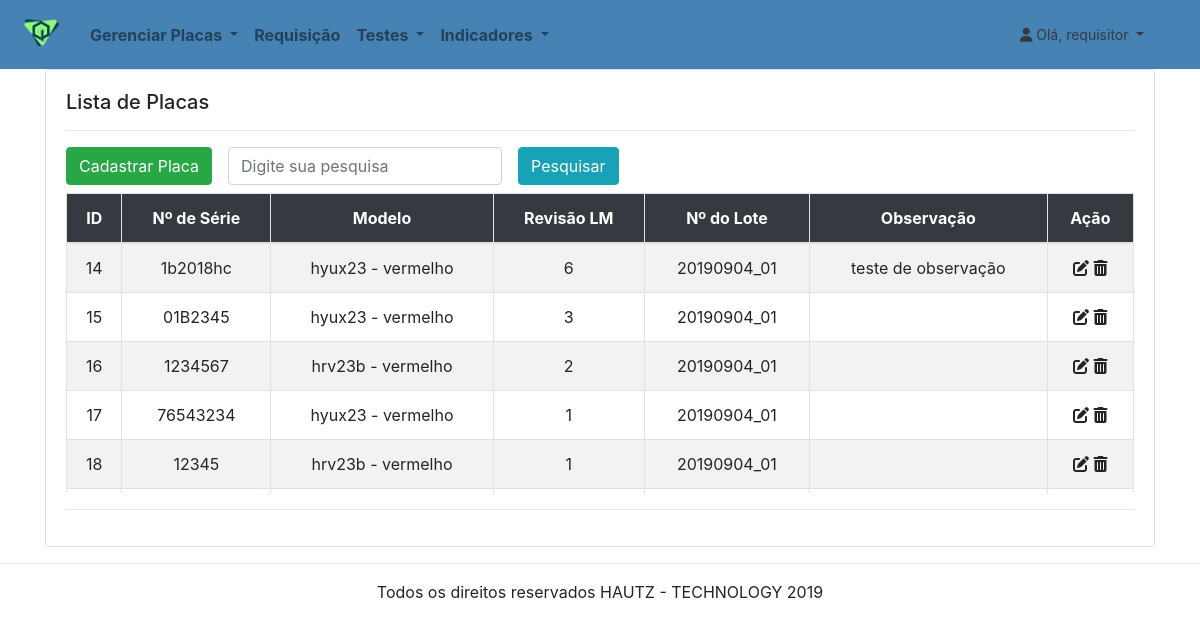
Page /placas/lista-placa/ (signed in) on the committed database.
### contas/models/usuario.py (models this page shows, shortened)
class Usuario(AbstractBaseUser):
    username = models.CharField(
        "Nome de Usuário",
        max_length=120,
        unique=True
    )
    data_expiracao = models.DateField(
        "Data Expiração",
        null=True
    )
    tipo = models.CharField(
        "Tipo de Usuário",
        max_length=1,
        choices = TIPOS
    )
    objects = UsuarioManager()
    USERNAME_FIELD =  'username'
    REQUIRED_FIELDS = []
    def __str__(self):
        return self.username
    class Meta:
        db_table = 'USUARIO'

### placas/models/cadastro_placas.py (models this page shows, shortened)
class Cadastro_placas(models.Model):
    Numero_serie = models.CharField(
        'Número de série',
        max_length=120
    )
    Modelo = models.ForeignKey(
        'placas.modelo_placas',
        related_name='modelo_placas_modelo',
        on_delete = models.PROTECT,
        null = True,
        limit_choices_to= {'Ativo': True} #Limita somente a modelos ativos
    )
    Revisao_lm = models.IntegerField(
        'Revisao LM'
    )
    Lote_numero = models.ForeignKey(
        'placas.cadastro_lote',
        related_name='numero_lote',
        on_delete = models.PROTECT,
        limit_choices_to= {'Ativo': True} #Limita somente a modelos ativos
    )
    Observacao = models.TextField(
        'Observação',
        blank=True
    )
    class Meta:
        db_table = 'CADASTRO_PLACAS'
        constraints = [
            models.UniqueConstraint(fields=['Numero_serie'], name="Constraint_placas")
        ]

### placas/models/modelo_placas.py (models this page shows)
class Modelo_placas(models.Model):
    Modelo = models.CharField(
        'modelo',
        max_length=120
    )
    Descricao = models.CharField(
        'Descrição',
        max_length=200
    )
    Ativo = models.BooleanField(
        'Modelo Ativo',
        default=True
    )
    def __str__(self):
        return '{} - {}'.format(self.Modelo, self.Descricao)
    class Meta:
        db_table = 'MODELO_PLACAS'
        constraints = [
            models.UniqueConstraint(fields=['Modelo', 'Descricao'], name="Constraint_modelo")
        ]

### placas/models/cadastro_lote.py (models this page shows)
class Cadastro_lote(models.Model):
    Lote_numero = models.CharField(
        'Numero do lote',
        max_length=50
    )
    Qtd_placa = models.IntegerField(
        'Quantidade de placa',
        default=1
    )
    Ativo = models.BooleanField(
        'Lote Ativo',
        default=True
    )
    def __str__(self):
        return self.Lote_numero
    class Meta:
        db_table = 'CADASTRO_LOTE'
        constraints = [
            models.UniqueConstraint(fields=['Lote_numero'], name="Constraint_lote")
        ]

### placas/views.py (the view)
# urls.py: path('lista-placa/', views.lista_placa, name="lista-placa"),
@login_required
def lista_placa(request, id=None):
    pesquisa = request.GET.get("pesquisa", None)
    if pesquisa:
        list_placa = Cadastro_placas.objects.all()
        list_placa = list_placa.filter(Numero_serie__icontains=pesquisa) #Icontains é como se fosse um like%% do SQL
    else:
        list_placa = Cadastro_placas.objects.all()
    context = {
        'list_placa': list_placa
    }
    return render(request, "placas/lista-placa.html", context)

### indicadores/context_processors.py (called while the page is built)
def menu_indicadores(requets):
    return {
        "Menu_indicadores": Menu_indicadores.objects.all()
    }

### placas/context_processors.py (called while the page is built)
def menu_placas(requets):
    return {
        "Menu_placas": Menu_placas.objects.all()
    }

### testes/context_processors.py (called while the page is built)
def menu_testes(requets):
    return {
        "lista_testes": Menu_testes.objects.all()
    }

### placas/templates/placas/lista-placa.html (shortened to what this page needs)
{% extends "base.html" %}
{% load static %}
{% load crispy_forms_tags %}
{% block conteudo %}
<div class="container">
  <div class="row">
    <div class="col-lg-12 col-md-12 col-sm-12 col-xs-12">
      <div class="card">
        <div class="card-body">
          <h5 class="card-title">Lista de Placas</h5>
          {% if list_placa|length > 0 %}
          <hr />
          <div class="form-inline" >
              <a href="{% url 'placas:cadastrar-placa' %}" class="btn btn-success mb-2">
                  Cadastrar Placa
              </a>
              <form class="form-inline">
                  <br/>
                  <div class="form-group mx-sm-3 mb-2" >
                    <input type="Pesquisa a placa." class="form-control" id="pesquisa" name="pesquisa" placeholder="Digite sua pesquisa">
                  </div>
                  <button type="submit" class="btn btn-info mb-2">Pesquisar</button>
              </form>
          </div>
            <div style="overflow: auto; height: 300px">
            <table class="table table-striped table-bordered table-hover" role="grid" aria-describedby="dynamic-table_info">
              <thead class="bg-dark text-white"  >
              <tr class="text-center">
                <th>ID</th>
                <th>Nº de Série</th>
                <th>Modelo</th>
                <th>Revisão LM</th>
                <th>Nº do Lote</th>
                <th>Observação</th>
                <th>Ação</th>
              </tr>
              </thead>
              <tbody >
              {% for placa in list_placa %}
                <tr class="text-center">
                    <td>{{ placa.id }}</td>
                    <td>{{ placa.Numero_serie }} </td>
                    <td>{{ placa.Modelo }} </td>
                    <td>{{ placa.Revisao_lm }} </td>
                    <td>{{ placa.Lote_numero }} </td>
                    <td>{{ placa.Observacao }}</td>
                  <td>
                    <a alt="Editar" href="{% url 'placas:atualiza-placa' placa.id %}" class="fas fa-edit" ></a>
                    <a alt="Excluir" class="fas fa-trash-alt" href="{% url 'placas:excluir-placa' placa.id %}"></a>
                  </td>
                </tr>
              {% endfor %}
              </tbody>
            </table>
          </div>
        {% else %}
          <div class="text-center mt-5 mb-5 jumbotron">
            <h5>Nenhuma <code>placa</code> cadastrada ainda </br>ou a pesquisa não retornou resultado.</h5>
          </div>
        {% endif %}
          <hr />
          </div>
        </div>
      </div>
    </div>
  </div>
{% endblock conteudo %}

### core/templates/base.html (shortened to what this page needs)
{% load static %}
<!DOCTYPE html>
<html lang="pt-br">
<head>
    <link rel="stylesheet" href="https://stackpath.bootstrapcdn.com/bootstrap/4.3.1/css/bootstrap.min.css"
>
</head>
<header>
    <body>
        <nav class="navbar navbar-expand-sm navbar-light font-weight-bold text-white">
            <a class="navbar-brand" href="{% url 'core:home' %}">
                <img src="{% static 'logo_genesisq.png' %}" width="50" />
            </a>
            {% if user.is_authenticated %}
            <div class="collapse navbar-collapse" id="navbarSupportedContent">
                <ul class="navbar-nav mr-auto">
                    <li class="nav-item dropdown ">
                        <a class="nav-link dropdown-toggle" href="#" id="navbarDropdown" role="button"
                            data-toggle="dropdown" aria-haspopup="true" aria-expanded="false">
                            Gerenciar Placas
                        </a>
                    </li>
                    <li class="nav-item">
                        <a class="nav-link" href="{% url 'requisicao:requisicao1' %}">Requisição</a>
                    </li>
                    <li class="nav-item dropdown">
                        <a class="nav-link dropdown-toggle" href="#" id="navbarDropdown" role="button"
                            data-toggle="dropdown" aria-haspopup="true" aria-expanded="false">
                            Testes
                        </a>
                    </li>
                    <li class="nav-item dropdown">
                        <a class="nav-link dropdown-toggle" href="#" id="navbarDropdown" role="button"
                            data-toggle="dropdown" aria-haspopup="true" aria-expanded="false">
                            Indicadores
                        </a>
                    </li>
                </ul>
                <li class=" dropdown-header navbar-expand-md">
                    <a class=" nav-link dropdown-toggle font-weight-normal text-dark" href="#" id="navbarDropdown"
                        data-toggle="dropdown" aria-haspopup="true" aria-expanded="true">
                        <i class="fas fa-user" alt="foto do usuário" ></i>
                        Olá, {{ user }}
                    </a>
                </li>
            </div>
            {% else %}
            <a class="navbar-brand" href="{% url 'core:home' %}">GenesisQ</a>
            <ul class="navbar-nav ml-auto">
                <a role="button" href="{% url 'core:entrar' %}" class="btn btn btn-success">Entrar</a>
            </ul>
            {% endif %}
        </nav>
</header>
<main>
    {% block conteudo %}
    {% endblock conteudo %}
</main>
<footer>
    <hr />
    <p class="text-center">Todos os direitos reservados HAUTZ - TECHNOLOGY 2019</p>
</footer>
</body>
</html>

### core/templates/base.html (style rules this page uses)
header { background: rgb(70, 130, 180) 100%; }
a { color: inherit; }

### rows in the picture
Usuario: username "requisitor"
Cadastro_placas: id "14", Numero_serie "1b2018hc", Modelo "hyux23 - vermelho", Revisao_lm "6", Lote_numero "20190904_01", Observacao "teste de observação"
Cadastro_placas: id "15", Numero_serie "01B2345", Modelo "hyux23 - vermelho", Revisao_lm "3", Lote_numero "20190904_01"
Cadastro_placas: id "16", Numero_serie "1234567", Modelo "hrv23b - vermelho", Revisao_lm "2", Lote_numero "20190904_01"
Cadastro_placas: id "17", Numero_serie "76543234", Modelo "hyux23 - vermelho", Revisao_lm "1", Lote_numero "20190904_01"
Cadastro_placas: id "18", Numero_serie "12345", Modelo "hrv23b - vermelho", Revisao_lm "1", Lote_numero "20190904_01"
